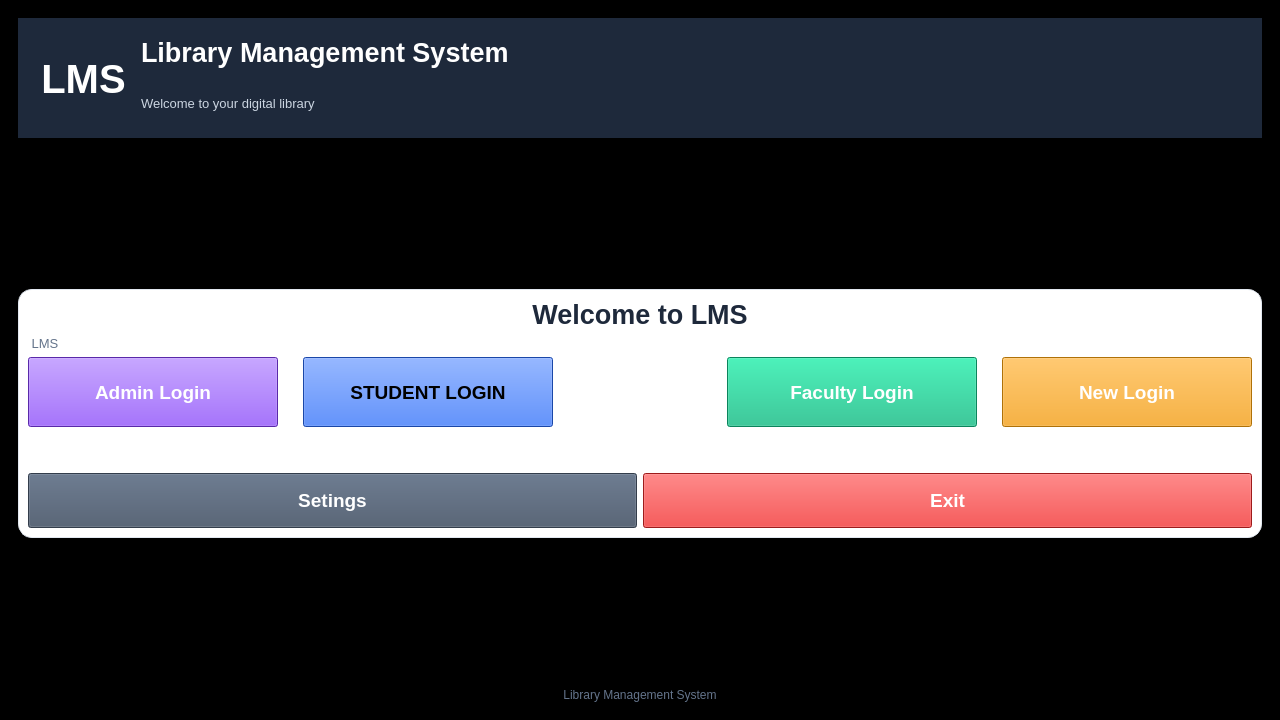
<?xml version="1.0" encoding="UTF-8"?>
<ui version="4.0">
 <class>MainWindow</class>
 <widget class="QMainWindow" name="MainWindow">
  <property name="geometry">
   <rect>
    <x>0</x>
    <y>0</y>
    <width>1280</width>
    <height>720</height>
   </rect>
  </property>
  <property name="minimumSize">
   <size>
    <width>1200</width>
    <height>700</height>
   </size>
  </property>
  <property name="maximumSize">
   <size>
    <width>1280</width>
    <height>720</height>
   </size>
  </property>
  <property name="focusPolicy">
   <enum>Qt::FocusPolicy::WheelFocus</enum>
  </property>
  <property name="contextMenuPolicy">
   <enum>Qt::ContextMenuPolicy::PreventContextMenu</enum>
  </property>
  <property name="windowTitle">
   <string>Library Managment System</string>
  </property>
  <property name="styleSheet">
   <string notr="true">QMainWindow {
    background-color: #000000;
}

QFrame#headerPanel {
    background-color: #1E293B;
    border: none;
}

QLabel#logoLabel {
    background-color: transparent;
    color: white;
    font-family: &quot;Segoe UI&quot;;
    font-size: 30pt;
    font-weight: bold;
}

QLabel#titleLabel {
    background-color: transparent;
    color: white;
    font-family: &quot;Segoe UI&quot;;
    font-size: 20pt;
    font-weight: bold;
}

QLabel#subtitleLabel {
    background-color: transparent;
    color: #CBD5E1;
    font-size: 10pt;
}

QFrame#menuPanel {
    background-color: white;
    border: 1px solid #E2E8F0;
    border-radius: 14px;
}

QLabel#selectLabel {
    background-color: transparent;
    color: #1E293B;
    font-size: 20pt;
    font-weight: bold;
}

QPushButton {
    font-family: &quot;Segoe UI&quot;;
    font-size: 14pt;
    font-weight: bold;
}

QPushButton#studentButton {
    background-color: #2563EB;
    color: Dark;
}

QPushButton#studentButton:hover {
    background-color: #1D4ED8;
}

QPushButton#studentButton:pressed {
    background-color: #1E40AF;
}

QPushButton#facultyButton {
    background-color: #10B981;
    color: white;
}

QPushButton#facultyButton:hover {
    background-color: #059669;
}

QPushButton#facultyButton:pressed {
    background-color: #047857;
}

QPushButton#adminButton {
    background-color: #7C3AED;
    color: white;
}

QPushButton#adminButton:hover {
    background-color: #6D28D9;
}

QPushButton#adminButton:pressed {
    background-color: #5B21B6;
}

QPushButton#volunteerButton {
    background-color: #F59E0B;
    color: white;
}

QPushButton#volunteerButton:hover {
    background-color: #D97706;
}

QPushButton#volunteerButton:pressed {
    background-color: #B45309;
}

QPushButton#settingsButton {
    background-color: #475569;
    color: white;
}

QPushButton#settingsButton:hover {
    background-color: #334155;
}

QPushButton#settingsButton:pressed {
    background-color: #1E293B;
}

QPushButton#exitButton {
    background-color: #DC2626;
    color: white;
}

QPushButton#exitButton:hover {
    background-color: #B91C1C;
}

QPushButton#exitButton:pressed {
    background-color: #991B1B;
}

QLabel#statusLabel {
    background-color: transparent;
    color: #64748B;
    font-size: 10pt;
}

QLabel#footerLabel {
    background-color: transparent;
    color: #64748B;
    font-size: 9pt;
}</string>
  </property>
  <widget class="QWidget" name="centralwidget">
   <property name="styleSheet">
    <string notr="true">QWidget#centralWidget {
    background-color: #000000;
}</string>
   </property>
   <layout class="QVBoxLayout" name="verticalLayout">
    <item>
     <widget class="QWidget" name="contentArea" native="true">
      <layout class="QVBoxLayout" name="verticalLayout_3">
       <item>
        <widget class="QFrame" name="headerPanel">
         <property name="minimumSize">
          <size>
           <width>0</width>
           <height>120</height>
          </size>
         </property>
         <property name="focusPolicy">
          <enum>Qt::FocusPolicy::NoFocus</enum>
         </property>
         <property name="frameShape">
          <enum>QFrame::Shape::StyledPanel</enum>
         </property>
         <property name="frameShadow">
          <enum>QFrame::Shadow::Raised</enum>
         </property>
         <widget class="QWidget" name="titleArea" native="true">
          <property name="geometry">
           <rect>
            <x>123</x>
            <y>12</y>
            <width>469</width>
            <height>95</height>
           </rect>
          </property>
          <layout class="QVBoxLayout" name="verticalLayout_2">
           <item>
            <widget class="QLabel" name="titleLabel">
             <property name="text">
              <string>Library Management System</string>
             </property>
            </widget>
           </item>
           <item>
            <widget class="QLabel" name="subtitleLabel">
             <property name="text">
              <string>Welcome to your digital library</string>
             </property>
            </widget>
           </item>
          </layout>
         </widget>
         <widget class="QLabel" name="logoLabel">
          <property name="geometry">
           <rect>
            <x>10</x>
            <y>20</y>
            <width>111</width>
            <height>81</height>
           </rect>
          </property>
          <property name="frameShape">
           <enum>QFrame::Shape::StyledPanel</enum>
          </property>
          <property name="text">
           <string>LMS</string>
          </property>
          <property name="alignment">
           <set>Qt::AlignmentFlag::AlignCenter</set>
          </property>
         </widget>
        </widget>
       </item>
       <item>
        <spacer name="verticalSpacer_3">
         <property name="orientation">
          <enum>Qt::Orientation::Vertical</enum>
         </property>
         <property name="sizeHint" stdset="0">
          <size>
           <width>20</width>
           <height>40</height>
          </size>
         </property>
        </spacer>
       </item>
       <item>
        <widget class="QFrame" name="menuPanel">
         <property name="frameShape">
          <enum>QFrame::Shape::StyledPanel</enum>
         </property>
         <property name="frameShadow">
          <enum>QFrame::Shadow::Raised</enum>
         </property>
         <layout class="QGridLayout" name="gridLayout_4">
          <item row="2" column="0">
           <widget class="QLabel" name="statusLabel">
            <property name="font">
             <font>
              <pointsize>10</pointsize>
             </font>
            </property>
            <property name="text">
             <string> LMS</string>
            </property>
           </widget>
          </item>
          <item row="1" column="0">
           <widget class="QLabel" name="selectLabel">
            <property name="text">
             <string>Welcome to LMS</string>
            </property>
            <property name="alignment">
             <set>Qt::AlignmentFlag::AlignCenter</set>
            </property>
           </widget>
          </item>
          <item row="3" column="0">
           <layout class="QHBoxLayout" name="horizontalLayout">
            <property name="spacing">
             <number>25</number>
            </property>
            <property name="leftMargin">
             <number>0</number>
            </property>
            <property name="topMargin">
             <number>0</number>
            </property>
            <property name="rightMargin">
             <number>0</number>
            </property>
            <property name="bottomMargin">
             <number>0</number>
            </property>
            <item>
             <widget class="QPushButton" name="adminButton">
              <property name="sizePolicy">
               <sizepolicy hsizetype="Expanding" vsizetype="Fixed">
                <horstretch>0</horstretch>
                <verstretch>0</verstretch>
               </sizepolicy>
              </property>
              <property name="minimumSize">
               <size>
                <width>250</width>
                <height>70</height>
               </size>
              </property>
              <property name="text">
               <string>Admin Login</string>
              </property>
             </widget>
            </item>
            <item>
             <widget class="QPushButton" name="studentButton">
              <property name="sizePolicy">
               <sizepolicy hsizetype="Expanding" vsizetype="Fixed">
                <horstretch>0</horstretch>
                <verstretch>0</verstretch>
               </sizepolicy>
              </property>
              <property name="minimumSize">
               <size>
                <width>250</width>
                <height>70</height>
               </size>
              </property>
              <property name="text">
               <string>STUDENT LOGIN</string>
              </property>
             </widget>
            </item>
            <item>
             <spacer name="horizontalSpacer">
              <property name="orientation">
               <enum>Qt::Orientation::Horizontal</enum>
              </property>
              <property name="sizeHint" stdset="0">
               <size>
                <width>20</width>
                <height>20</height>
               </size>
              </property>
             </spacer>
            </item>
            <item>
             <widget class="QPushButton" name="facultyButton">
              <property name="sizePolicy">
               <sizepolicy hsizetype="Expanding" vsizetype="Fixed">
                <horstretch>0</horstretch>
                <verstretch>0</verstretch>
               </sizepolicy>
              </property>
              <property name="minimumSize">
               <size>
                <width>250</width>
                <height>70</height>
               </size>
              </property>
              <property name="text">
               <string>Faculty Login</string>
              </property>
             </widget>
            </item>
            <item>
             <widget class="QPushButton" name="volunteerButton">
              <property name="sizePolicy">
               <sizepolicy hsizetype="Expanding" vsizetype="Fixed">
                <horstretch>0</horstretch>
                <verstretch>0</verstretch>
               </sizepolicy>
              </property>
              <property name="minimumSize">
               <size>
                <width>250</width>
                <height>70</height>
               </size>
              </property>
              <property name="text">
               <string>New Login</string>
              </property>
             </widget>
            </item>
           </layout>
          </item>
          <item row="10" column="0">
           <layout class="QHBoxLayout" name="horizontalLayout_4">
            <property name="leftMargin">
             <number>0</number>
            </property>
            <property name="topMargin">
             <number>0</number>
            </property>
            <item>
             <widget class="QPushButton" name="settingsButton">
              <property name="minimumSize">
               <size>
                <width>200</width>
                <height>55</height>
               </size>
              </property>
              <property name="text">
               <string>Setings</string>
              </property>
             </widget>
            </item>
            <item>
             <widget class="QPushButton" name="exitButton">
              <property name="minimumSize">
               <size>
                <width>200</width>
                <height>55</height>
               </size>
              </property>
              <property name="text">
               <string>Exit</string>
              </property>
             </widget>
            </item>
           </layout>
          </item>
          <item row="4" column="0">
           <spacer name="verticalSpacer">
            <property name="orientation">
             <enum>Qt::Orientation::Vertical</enum>
            </property>
            <property name="sizeHint" stdset="0">
             <size>
              <width>20</width>
              <height>40</height>
             </size>
            </property>
           </spacer>
          </item>
         </layout>
        </widget>
       </item>
       <item>
        <spacer name="verticalSpacer_2">
         <property name="orientation">
          <enum>Qt::Orientation::Vertical</enum>
         </property>
         <property name="sizeHint" stdset="0">
          <size>
           <width>20</width>
           <height>40</height>
          </size>
         </property>
        </spacer>
       </item>
       <item>
        <widget class="QLabel" name="footerLabel">
         <property name="text">
          <string>Library Management System</string>
         </property>
         <property name="alignment">
          <set>Qt::AlignmentFlag::AlignCenter</set>
         </property>
        </widget>
       </item>
      </layout>
     </widget>
    </item>
   </layout>
  </widget>
  <widget class="QMenuBar" name="menubar">
   <property name="geometry">
    <rect>
     <x>0</x>
     <y>0</y>
     <width>1280</width>
     <height>25</height>
    </rect>
   </property>
  </widget>
 </widget>
 <resources/>
 <connections/>
</ui>
